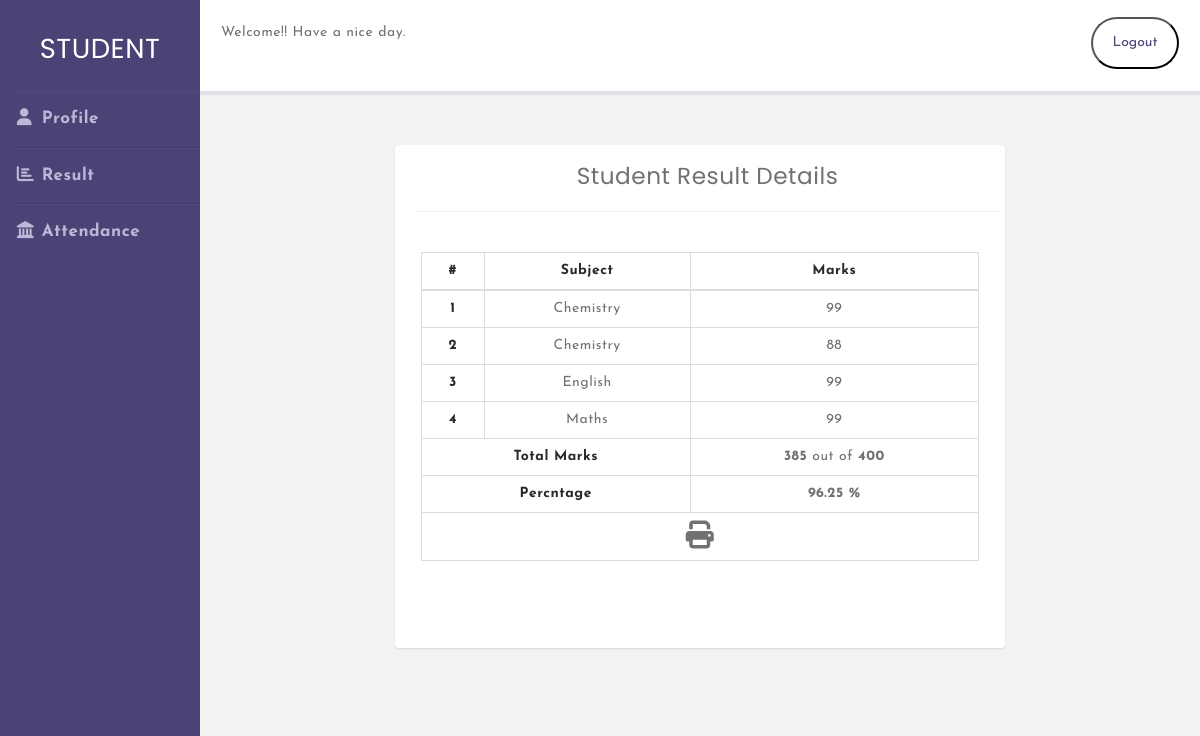
/AKVDmodified/AKVDmodified/result.php, run on the app's committed database.
### tables this page shows
CREATE TABLE `tblsubjects` (
  `id` int(11) NOT NULL,
  `SubjectName` varchar(100) NOT NULL,
  `SubjectCode` varchar(100) DEFAULT NULL,
  `Creationdate` timestamp NULL DEFAULT CURRENT_TIMESTAMP,
  `UpdationDate` timestamp NULL DEFAULT NULL
);

### AKVDmodified/AKVDmodified/result.php (the view, shortened to what this page needs)
<?php
$host = "localhost";
$user = "root";
$password = "";
$db = "schoolproject";
$data = mysqli_connect($host, $user, $password, $db);
?>
<!DOCTYPE html>
<html>
<head>
    <link rel="stylesheet" href="admin.css">
    <link rel="stylesheet" href="css/bootstrap.css" media="screen">
    <link rel="stylesheet" href="css/font-awesome.min.css" media="screen">
    <link rel="stylesheet" href="css/animate-css/animate.min.css" media="screen">
    <link rel="stylesheet" href="css/lobipanel/lobipanel.min.css" media="screen">
    <link rel="stylesheet" href="css/prism/prism.css" media="screen">
    <link rel="stylesheet" href="css/main.css" media="screen">
</head>
<body>
    <div class="wrapper">
        <?php include('studentsidebar.php'); ?>
        <div class="main_content">
            <div class="header">Welcome!! Have a nice day.
                <ul>
                    <a href="logout.php"><button id="lobtn">Logout</button></a>
                </ul>
            </div>
            <div class="info">
                <div class="main-wrapper">
                    <div class="content-wrapper">
                        <div class="content-container">
                            <div class="main-page">
                                <section class="section" id="exampl">
                                    <div class="container-fluid">
                                        <div class="row">
                                            <div class="col-md-8 col-md-offset-2">
                                                <div class="panel">
                                                    <div class="panel-heading">
                                                        <div class="panel-title">
                                                            <h3 align="center">Student Result Details</h3>
                                                            <hr />
                                                            <?php
                                                            $qery = "SELECT user.username, user.RollId, user.id, user.Status, tblclasses.ClassName, tblclasses.Section FROM user JOIN tblclasses ON tblclasses.id = user.ClassId where username='$_SESSION[username]' ";
                                                            $resultss = $data->query($qery);
                                                            if (!empty($resultss) > 0) {
                                                                    ?>
                                                            </div>
                                                            <div class="panel-body p-20">
                                                                <table class="table table-hover table-bordered" border="1"
                                                                    width="100%">
                                                                    <thead>
                                                                        <tr style="text-align: center">
                                                                            <th style="text-align: center">#</th>
                                                                            <th style="text-align: center"> Subject</th>
                                                                            <th style="text-align: center">Marks</th>
                                                                        </tr>
                                                                    </thead>
                                                                    <tbody>
                                                                        <?php
                                                                        $query = "select t.username,t.RollId,t.ClassId,t.marks,SubjectId,tblsubjects.SubjectName from (select sts.username,sts.RollId,sts.ClassId,tr.marks,SubjectId from user as sts join  tblresult as tr on tr.StudentId=sts.id) as t join tblsubjects on tblsubjects.id=t.SubjectId ";
                                                                        $results = mysqli_query($data, $query);
                                                                        $cnt = 1;
                                                                        if (mysqli_num_rows($results) > 0) {
                                                                            while ($result = mysqli_fetch_object($results)) {
                                                                                ?>
                                                                                <tr>
                                                                                    <th scope="row" style="text-align: center">
                                                                                        <?php echo htmlentities($cnt); ?>
                                                                                    </th>
                                                                                    <td style="text-align: center">
                                                                                        <?php echo htmlentities($result->SubjectName); ?>
                                                                                    </td>
                                                                                    <td style="text-align: center">
                                                                                        <?php echo htmlentities($totalmarks = $result->marks); ?>
                                                                                    </td>
                                                                                </tr>
                                                                                <?php
                                                                                $totlcount += $totalmarks;
                                                                                $cnt++;
                                                                            }
                                                                            ?>
                                                                            <tr>
                                                                                <th scope="row" colspan="2"
                                                                                    style="text-align: center">Total
                                                                                    Marks</th>
                                                                                <td style="text-align: center"><b>
                                                                                        <?php echo htmlentities($totlcount); ?>
                                                                                    </b> out of <b>
                                                                                        <?php echo htmlentities($outof = ($cnt - 1) * 100); ?>
                                                                                    </b></td>
                                                                            </tr>
                                                                            <tr>
                                                                                <th scope="row" colspan="2"
                                                                                    style="text-align: center">
                                                                                    Percntage</th>
                                                                                <td style="text-align: center"><b>
                                                                                        <?php echo htmlentities($totlcount * (100) / $outof); ?>
                                                                                        %
                                                                                    </b></td>
                                                                            </tr>
                                                                            <tr>
                                                                                <td colspan="3" align="center"><i
                                                                                        class="fa fa-print fa-2x"
                                                                                        aria-hidden="true"
                                                                                        style="cursor:pointer"
                                                                                        OnClick="CallPrint(this.value)"></i>
                                                                                </td>
                                                                            </tr>
                                                                            <?php }
                                                                        ?>
                                                                        </div>
                                                                        <?php
                                                            }
                                                            ?>
                                                                    </div>
                                                        </div>
                                                    </div>
                                                </div>
                                            </div>
                                        </div>
                            </div>
                        </div>
                    </div>
                </div>
            </div>
        </div>
</body>
</html>

### AKVDmodified/AKVDmodified/admin.css (style rules this page uses)
* { margin: 0; padding: 0; box-sizing: border-box; list-style: none; text-decoration: none; font-family: 'Josefin Sans', sans-serif; }
body { background-color: #f3f5f9; }
.wrapper { display: flex; position: relative; }
.wrapper .main_content { width: 100%; margin-left: 200px; }
.wrapper .main_content .header { padding: 21px; background: #fff; color: #717171; border-bottom: 4px solid #e0e4e8; }
.wrapper .main_content .info { margin: 20px; color: #717171; line-height: 25px; }
.wrapper .main_content .info div { margin-bottom: 20px; }
#lobtn { text-decoration: none; float: right; padding: 12px; margin-top: -29px; color: #4b4276; width: 88px; background-color: white; border-radius: 35px; }

### AKVDmodified/AKVDmodified/result.php (style rules this page uses)
* { margin: 0; padding: 0; box-sizing: border-box; list-style: none; text-decoration: none; font-family: 'Josefin Sans', sans-serif; }
body { background-color: #f3f5f9; }
.wrapper { display: flex; position: relative; }
.wrapper .main_content { width: 100%; margin-left: 200px; }
.wrapper .main_content .header { padding: 21px; background: #fff; color: #717171; border-bottom: 4px solid #e0e4e8; }
.wrapper .main_content .info { margin: 20px; color: #717171; line-height: 25px; }
.wrapper .main_content .info div { margin-bottom: 20px; }
#lobtn { text-decoration: none; float: right; padding: 12px; margin-top: -29px; color: #4b4276; width: 88px; background-color: white; border-radius: 35px; }

### data on the page
tblsubjects: SubjectName "Chemistry", marks "99", marks "88"
tblsubjects: SubjectName "English", marks "99"
tblsubjects: SubjectName "Maths", marks "99"

### other printed values
$totlcount "385"
$outof = ($cnt - 1) * 100 "400"
$totlcount * (100) / $outof "96.25"
